Frame 1 (no input): blank canvas, image omitted
Frame 60 (the mouse pressed at the canvas centre just before this capture): blank canvas, image omitted
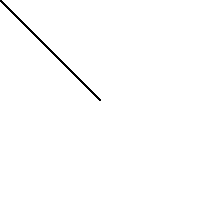
Frame 120 (the mouse held since frame 60 and released just before this capture)

The Processing sketch whose frames 1 and 60 were blank and that drew this single picture after the mouse press (run headless with seeded random() and noise(); from frame 60 on, the mouse is pressed at the canvas centre):

// Processing sketch: processing_152406
// ── processing_152406.pde

// using example via http://forum.processing.org/one/topic/save-current-x-and-y-coordinate.html
int circlesize = 10;
PVector savedMouse; //The saved mouse position


void setup() {
    size(200, 200);
    background(255);
    smooth();
    fill(0, 50);
    //noStroke();
    savedMouse = new PVector(0, 0); //Initialize the PVector
}

void draw() {
    println("Current saved mouse position: " + savedMouse.x + ", " + savedMouse.y); //Prit the saved mouse position


    if (mousePressed == true) {
        line(savedMouse.x, savedMouse.y, 0, 0);
        
    }

}

void mousePressed() {
    savedMouse.x = mouseX; //Save the mouse position;
    savedMouse.y = mouseY;
}
